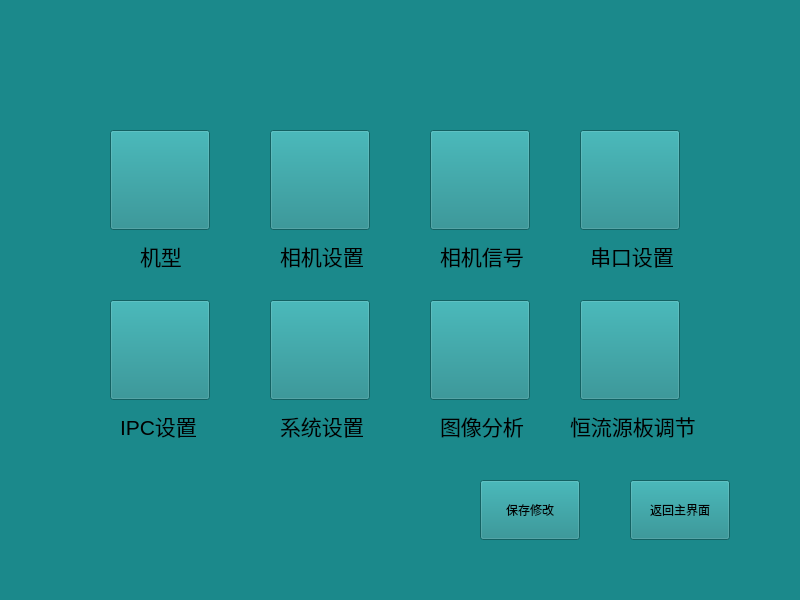
<?xml version="1.0" encoding="UTF-8"?>
<ui version="4.0">
 <class>Page_06</class>
 <widget class="QWidget" name="Page_06">
  <property name="geometry">
   <rect>
    <x>0</x>
    <y>0</y>
    <width>800</width>
    <height>600</height>
   </rect>
  </property>
  <property name="windowTitle">
   <string>Form</string>
  </property>
  <property name="styleSheet">
   <string notr="true">QMainWindow,QWidget{background-color:#1b898b}
</string>
  </property>
  <widget class="QPushButton" name="pushButton">
   <property name="geometry">
    <rect>
     <x>110</x>
     <y>130</y>
     <width>100</width>
     <height>100</height>
    </rect>
   </property>
   <property name="styleSheet">
    <string notr="true">QPushButton{
	border-image: url(:/new/icon/icon/类别.png);
}</string>
   </property>
   <property name="text">
    <string/>
   </property>
  </widget>
  <widget class="QPushButton" name="camSets_Button">
   <property name="geometry">
    <rect>
     <x>270</x>
     <y>130</y>
     <width>100</width>
     <height>100</height>
    </rect>
   </property>
   <property name="styleSheet">
    <string notr="true">QPushButton{
	border-image: url(:/new/icon/icon/设置-系统设置.png);
}</string>
   </property>
   <property name="text">
    <string/>
   </property>
  </widget>
  <widget class="QPushButton" name="pushButton_3">
   <property name="geometry">
    <rect>
     <x>430</x>
     <y>130</y>
     <width>100</width>
     <height>100</height>
    </rect>
   </property>
   <property name="styleSheet">
    <string notr="true">QPushButton{
	border-image: url(:/new/icon/icon/信号.png);
}</string>
   </property>
   <property name="text">
    <string/>
   </property>
  </widget>
  <widget class="QPushButton" name="pushButton_7">
   <property name="geometry">
    <rect>
     <x>110</x>
     <y>300</y>
     <width>100</width>
     <height>100</height>
    </rect>
   </property>
   <property name="text">
    <string/>
   </property>
  </widget>
  <widget class="QPushButton" name="pushButton_8">
   <property name="geometry">
    <rect>
     <x>270</x>
     <y>300</y>
     <width>100</width>
     <height>100</height>
    </rect>
   </property>
   <property name="styleSheet">
    <string notr="true">QPushButton{
border-image: url(:/new/icon/icon/settings.png);
}</string>
   </property>
   <property name="text">
    <string/>
   </property>
  </widget>
  <widget class="QPushButton" name="imageGetButton">
   <property name="geometry">
    <rect>
     <x>430</x>
     <y>300</y>
     <width>100</width>
     <height>100</height>
    </rect>
   </property>
   <property name="styleSheet">
    <string notr="true">QPushButton{
	border-image: url(:/new/icon/icon/分割.png);
}</string>
   </property>
   <property name="text">
    <string/>
   </property>
  </widget>
  <widget class="QPushButton" name="saveButton">
   <property name="geometry">
    <rect>
     <x>480</x>
     <y>480</y>
     <width>100</width>
     <height>60</height>
    </rect>
   </property>
   <property name="styleSheet">
    <string notr="true">QPushButton{
	border-image: url(:/new/icon/icon/rectangle.png);
}
QPushButton::pressed{
border-image: url(:/new/icon/icon/按钮.png);
}</string>
   </property>
   <property name="text">
    <string>保存修改</string>
   </property>
  </widget>
  <widget class="QPushButton" name="exitButton">
   <property name="geometry">
    <rect>
     <x>630</x>
     <y>480</y>
     <width>100</width>
     <height>60</height>
    </rect>
   </property>
   <property name="styleSheet">
    <string notr="true">QPushButton{
	border-image: url(:/new/icon/icon/rectangle.png);
}
QPushButton::pressed{
border-image: url(:/new/icon/icon/按钮.png);
}</string>
   </property>
   <property name="text">
    <string>返回主界面</string>
   </property>
  </widget>
  <widget class="QPushButton" name="portSet_Button">
   <property name="geometry">
    <rect>
     <x>580</x>
     <y>130</y>
     <width>100</width>
     <height>100</height>
    </rect>
   </property>
   <property name="styleSheet">
    <string notr="true">QPushButton{
	border-image: url(:/new/icon/icon/串口设置.png);
}</string>
   </property>
   <property name="text">
    <string/>
   </property>
  </widget>
  <widget class="QPushButton" name="lightAdjButton">
   <property name="geometry">
    <rect>
     <x>580</x>
     <y>300</y>
     <width>100</width>
     <height>100</height>
    </rect>
   </property>
   <property name="styleSheet">
    <string notr="true">QPushButton{
	border-image: url(:/new/icon/icon/照明.png);
}</string>
   </property>
   <property name="text">
    <string/>
   </property>
   <property name="iconSize">
    <size>
     <width>80</width>
     <height>80</height>
    </size>
   </property>
  </widget>
  <widget class="QLabel" name="label_2">
   <property name="geometry">
    <rect>
     <x>140</x>
     <y>240</y>
     <width>51</width>
     <height>31</height>
    </rect>
   </property>
   <property name="text">
    <string>&lt;html&gt;&lt;head/&gt;&lt;body&gt;&lt;p&gt;&lt;span style=&quot; font-size:16pt;&quot;&gt;机型&lt;/span&gt;&lt;/p&gt;&lt;/body&gt;&lt;/html&gt;</string>
   </property>
  </widget>
  <widget class="QLabel" name="label_3">
   <property name="geometry">
    <rect>
     <x>280</x>
     <y>240</y>
     <width>91</width>
     <height>31</height>
    </rect>
   </property>
   <property name="text">
    <string>&lt;html&gt;&lt;head/&gt;&lt;body&gt;&lt;p&gt;&lt;span style=&quot; font-size:16pt;&quot;&gt;相机设置&lt;/span&gt;&lt;/p&gt;&lt;/body&gt;&lt;/html&gt;</string>
   </property>
  </widget>
  <widget class="QLabel" name="label_4">
   <property name="geometry">
    <rect>
     <x>440</x>
     <y>240</y>
     <width>91</width>
     <height>31</height>
    </rect>
   </property>
   <property name="text">
    <string>&lt;html&gt;&lt;head/&gt;&lt;body&gt;&lt;p&gt;&lt;span style=&quot; font-size:16pt;&quot;&gt;相机信号&lt;/span&gt;&lt;/p&gt;&lt;/body&gt;&lt;/html&gt;</string>
   </property>
  </widget>
  <widget class="QLabel" name="label_5">
   <property name="geometry">
    <rect>
     <x>590</x>
     <y>240</y>
     <width>91</width>
     <height>31</height>
    </rect>
   </property>
   <property name="text">
    <string>&lt;html&gt;&lt;head/&gt;&lt;body&gt;&lt;p&gt;&lt;span style=&quot; font-size:16pt;&quot;&gt;串口设置&lt;/span&gt;&lt;/p&gt;&lt;/body&gt;&lt;/html&gt;</string>
   </property>
  </widget>
  <widget class="QLabel" name="label_6">
   <property name="geometry">
    <rect>
     <x>440</x>
     <y>410</y>
     <width>91</width>
     <height>31</height>
    </rect>
   </property>
   <property name="text">
    <string>&lt;html&gt;&lt;head/&gt;&lt;body&gt;&lt;p&gt;&lt;span style=&quot; font-size:16pt;&quot;&gt;图像分析&lt;/span&gt;&lt;/p&gt;&lt;/body&gt;&lt;/html&gt;</string>
   </property>
  </widget>
  <widget class="QLabel" name="label_7">
   <property name="geometry">
    <rect>
     <x>570</x>
     <y>410</y>
     <width>141</width>
     <height>31</height>
    </rect>
   </property>
   <property name="text">
    <string>&lt;html&gt;&lt;head/&gt;&lt;body&gt;&lt;p&gt;&lt;span style=&quot; font-size:16pt;&quot;&gt;恒流源板调节&lt;/span&gt;&lt;/p&gt;&lt;/body&gt;&lt;/html&gt;</string>
   </property>
  </widget>
  <widget class="QLabel" name="label_8">
   <property name="geometry">
    <rect>
     <x>280</x>
     <y>410</y>
     <width>91</width>
     <height>31</height>
    </rect>
   </property>
   <property name="text">
    <string>&lt;html&gt;&lt;head/&gt;&lt;body&gt;&lt;p&gt;&lt;span style=&quot; font-size:16pt;&quot;&gt;系统设置&lt;/span&gt;&lt;/p&gt;&lt;/body&gt;&lt;/html&gt;</string>
   </property>
  </widget>
  <widget class="QLabel" name="label_9">
   <property name="geometry">
    <rect>
     <x>120</x>
     <y>410</y>
     <width>91</width>
     <height>31</height>
    </rect>
   </property>
   <property name="text">
    <string>&lt;html&gt;&lt;head/&gt;&lt;body&gt;&lt;p&gt;&lt;span style=&quot; font-size:16pt;&quot;&gt;IPC设置&lt;/span&gt;&lt;/p&gt;&lt;/body&gt;&lt;/html&gt;</string>
   </property>
  </widget>
 </widget>
 <resources/>
 <connections/>
</ui>
